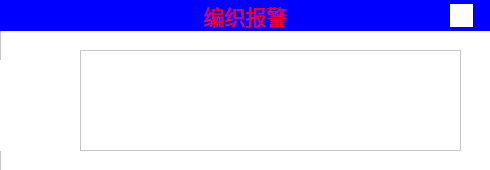
<?xml version="1.0" encoding="UTF-8"?>
<ui version="4.0">
 <class>WarningPatternwoven</class>
 <widget class="QWidget" name="WarningPatternwoven">
  <property name="geometry">
   <rect>
    <x>0</x>
    <y>0</y>
    <width>490</width>
    <height>170</height>
   </rect>
  </property>
  <property name="windowTitle">
   <string>Form</string>
  </property>
  <property name="styleSheet">
   <string notr="true">QWidget{
background-color: rgb(255, 255, 255);
}</string>
  </property>
  <widget class="QFrame" name="frame">
   <property name="geometry">
    <rect>
     <x>0</x>
     <y>0</y>
     <width>491</width>
     <height>171</height>
    </rect>
   </property>
   <property name="frameShape">
    <enum>QFrame::StyledPanel</enum>
   </property>
   <property name="frameShadow">
    <enum>QFrame::Raised</enum>
   </property>
   <widget class="QLabel" name="label_2">
    <property name="geometry">
     <rect>
      <x>0</x>
      <y>0</y>
      <width>491</width>
      <height>31</height>
     </rect>
    </property>
    <property name="styleSheet">
     <string notr="true">background-color: rgb(0, 0, 255);</string>
    </property>
    <property name="text">
     <string>&lt;html&gt;&lt;head/&gt;&lt;body&gt;&lt;p align=&quot;center&quot;&gt;&lt;span style=&quot; font-size:16pt; color:#ff0000;&quot;&gt;编织报警&lt;/span&gt;&lt;/p&gt;&lt;/body&gt;&lt;/html&gt;</string>
    </property>
   </widget>
   <widget class="QLabel" name="label">
    <property name="geometry">
     <rect>
      <x>0</x>
      <y>60</y>
      <width>71</width>
      <height>91</height>
     </rect>
    </property>
    <property name="styleSheet">
     <string notr="true">border-image: url(:/img/iwarning.png);</string>
    </property>
    <property name="text">
     <string/>
    </property>
   </widget>
   <widget class="QPlainTextEdit" name="plainTextEdit">
    <property name="geometry">
     <rect>
      <x>80</x>
      <y>50</y>
      <width>381</width>
      <height>101</height>
     </rect>
    </property>
   </widget>
   <widget class="ClickedQLabel" name="back_lb">
    <property name="geometry">
     <rect>
      <x>450</x>
      <y>4</y>
      <width>23</width>
      <height>23</height>
     </rect>
    </property>
    <property name="styleSheet">
     <string notr="true">border-image: url(:/img/bacccck.bmp);</string>
    </property>
    <property name="text">
     <string/>
    </property>
   </widget>
  </widget>
 </widget>
 <customwidgets>
  <customwidget>
   <class>ClickedQLabel</class>
   <extends>QLabel</extends>
   <header>clickedqlabel.h</header>
  </customwidget>
 </customwidgets>
 <resources/>
 <connections/>
</ui>
